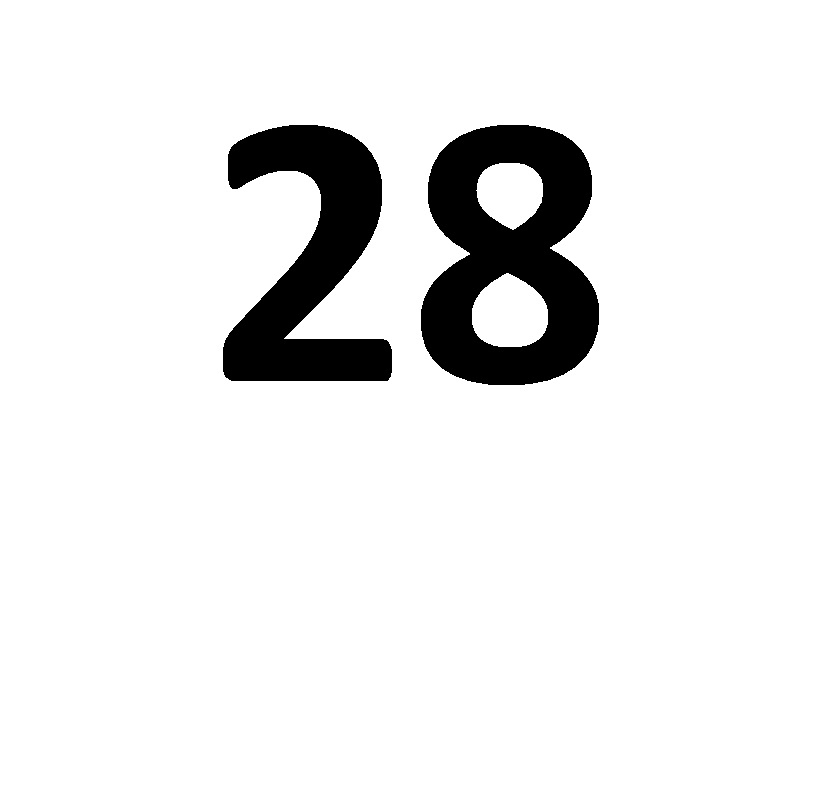
%> input picture TP matlab intelligence artificiel/TP MATLAB/Réseau de Neurone/Réseau de neurone avec traitement d'images/28.JPG, 828 x 789 px
$ octave OCR.m   (GNU Octave 9; MATLAB toolbox functions it lacks are replaced by stand-ins)
%> lines starting %> are read from the running program, lines starting %| are printed output that depends on the picture; in (x1, y1, x2, y2) boxes, pixels count from 0 and x2, y2 are one past the last pixel; in counts of white or black regions, pixels touching at a corner belong together; the program's own positions count from 1
### TP matlab intelligence artificiel/TP MATLAB/Réseau de Neurone/Réseau de neurone avec traitement d'images/lines.m
function [fl re]=lines(im_texto)
% [8 lines of commented-out code are left out]
im_texto=clip(im_texto);
num_filas=size(im_texto,1);
for s=1:num_filas
    if sum(im_texto(s,:))==0
        nm=im_texto(1:s-1, :); % First line matrix
        rm=im_texto(s:end, :);% Remain line matrix
        fl = clip(nm);
        re=clip(rm);
        %*-*-*Uncomment lines below to see the result*-*-*-*-
        %         subplot(2,1,1);imshow(fl);
        %         subplot(2,1,2);imshow(re);
        break
    else
        fl=im_texto;%Only one line.
        re=[ ];
    end
end

function img_out=clip(img_in)
[f c]=find(img_in);
img_out=img_in(min(f):max(f),min(c):max(c));%Crops image

### TP matlab intelligence artificiel/TP MATLAB/Réseau de Neurone/Réseau de neurone avec traitement d'images/OCR.m
% OCR (Optical Character Recognition).
% Author: Ing. Diego Barragán Guerrero
% e-mail: diego@matpic.com
% For more information, visit: www.matpic.com
%________________________________________
% PRINCIPAL PROGRAM
warning off %#ok<WNOFF>
% Clear all
clc, close all, clear all
% Read image
imagen=imread('28.jpg');
%> imagen is the input picture: size 789x828x3 uint8; min 0, max 255, mean 234.3
% Show image
imshow(imagen);
title('INPUT IMAGE WITH NOISE')
% Convert to gray scale
if size(imagen,3)==3 %RGB image
    imagen=rgb2gray(imagen);
%> imagen: size 789x828 uint8
end
% Convert to BW
threshold = graythresh(imagen);
%> threshold = 0.5
imagen =~im2bw(imagen,threshold);
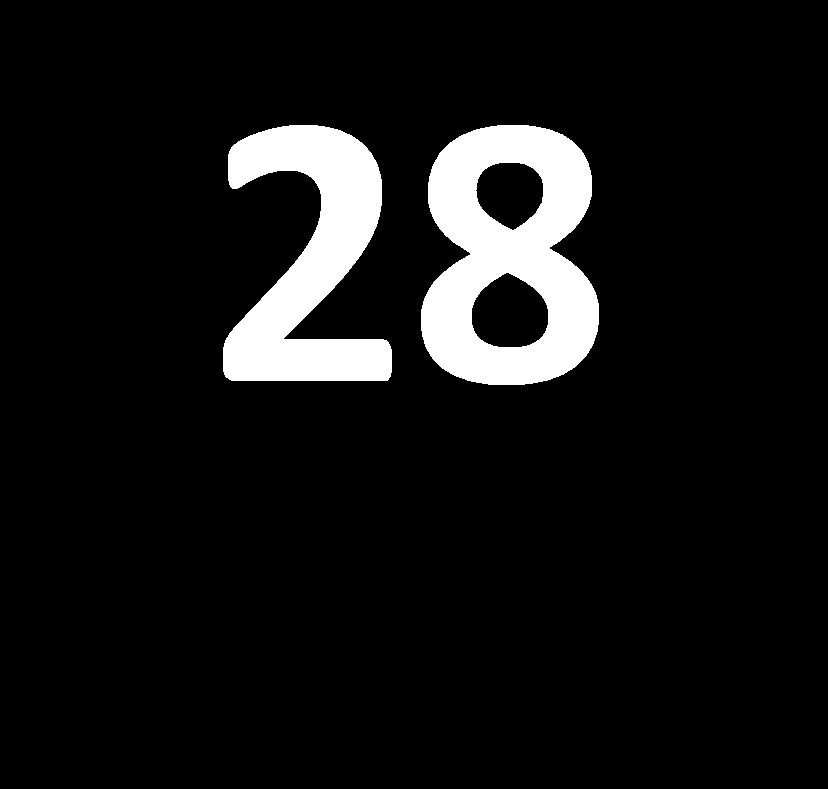
%> imagen: size 789x828 logical; 8.1% white; 2 white regions, box (x1, y1, x2, y2) and area: (421, 125, 599, 385) 29508, (223, 125, 392, 381) 23497
% Remove all object containing fewer than 30 pixels
imagen = bwareaopen(imagen,30);
%Storage matrix word from image
word=[ ];
re=imagen;
% Load templates
load templates
global templates
% Compute the number of letters in template file
num_letras=size(templates,2);
while 1
    %Fcn 'lines' separate lines in text
    [fl re]=lines(re);
    imgn=fl;
    %Uncomment line below to see lines one by one
    %imshow(fl);pause(0.5)
    %-----------------------------------------------------------------
    % Label and count connected components
    [L Ne] = bwlabel(imgn);
    for n=1:Ne
        [r,c] = find(L==n);
        % Extract letter
        n1=imgn(min(r):max(r),min(c):max(c));
        % Resize letter (same size of template)
        img_r=imresize(n1,[42 24]);
        %Uncomment line below to see letters one by one
         %imshow(img_r);pause(0.5)
        %-------------------------------------------------------------------
        % Call fcn to convert image to text
        letter=read_letter(img_r,num_letras);
        % Letter concatenation
        word=[word letter];
    end

    %*When the sentences finish, breaks the loop
    if isempty(re)  %See variable 're' in Fcn 'lines'
        break
    end


end
%> this loop made 1 pass
%> Ne on pass 1: 2
%> pass 1, in clip, `img_out=img_in(min(f):max(f),min(c):max(c));`:
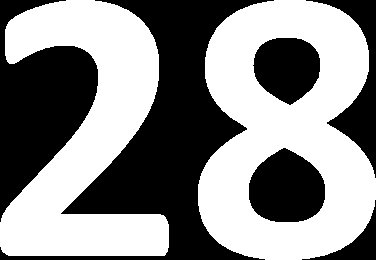
%> img_out: size 260x376 logical; 54.2% white; 6 black regions, box (x1, y1, x2, y2) and area: (0, 0, 274, 260) 21151, (0, 0, 98, 222) 11390, (249, 148, 325, 222) 4303, (306, 0, 376, 178) 3431, (253, 38, 320, 105) 3365, (302, 200, 376, 260) 1115
%> pass 1, `[L Ne] = bwlabel(imgn);`:
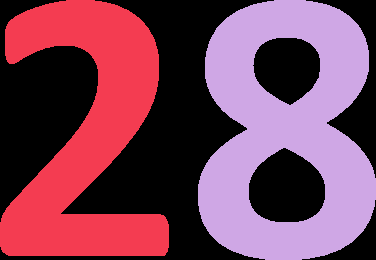
%> L: size 260x376 double; 3 distinct labels, from 0 to 2; one colour per label, 0 black
%> after the loop, word = '28'


%Creation des targets pour l'apprentissage

target1 = [1;0;0;0;0;0;0;0;0;0;0;0;0;0;0;0;0;0;0;0;0;0;0;0;0;0]
target2 = [0;1;0;0;0;0;0;0;0;0;0;0;0;0;0;0;0;0;0;0;0;0;0;0;0;0]
target3 = [0;0;1;0;0;0;0;0;0;0;0;0;0;0;0;0;0;0;0;0;0;0;0;0;0;0]
target4 = [0;0;0;1;0;0;0;0;0;0;0;0;0;0;0;0;0;0;0;0;0;0;0;0;0;0]
target5 = [0;0;0;0;1;0;0;0;0;0;0;0;0;0;0;0;0;0;0;0;0;0;0;0;0;0]
target6 = [0;0;0;0;0;1;0;0;0;0;0;0;0;0;0;0;0;0;0;0;0;0;0;0;0;0]
target7 = [;0;0;0;0;0;1;0;0;0;0;0;0;0;0;0;0;0;0;0;0;0;0;0;0;0]
target8 = [0;0;0;0;0;0;0;1;0;0;0;0;0;0;0;0;0;0;0;0;0;0;0;0;0;0]
target9 = [0;0;0;0;0;0;0;0;1;0;0;0;0;0;0;0;0;0;0;0;0;0;0;0;0;0]
target10 = [0;0;0;0;0;0;0;0;0;1;0;0;0;0;0;0;0;0;0;0;0;0;0;0;0;0]
target11 = [0;0;0;0;0;0;0;0;0;0;1;0;0;0;0;0;0;0;0;0;0;0;0;0;0;0]
target12 = [0;0;0;0;0;0;0;0;0;0;0;1;0;0;0;0;0;0;0;0;0;0;0;0;0;0]
target13 = [0;0;0;0;0;0;0;0;0;0;0;0;1;0;0;0;0;0;0;0;0;0;0;0;0;0]
target14 = [0;0;0;0;0;0;0;0;0;0;0;0;0;1;0;0;0;0;0;0;0;0;0;0;0;0]
target15 = [0;0;0;0;0;0;0;0;0;0;0;0;0;0;1;0;0;0;0;0;0;0;0;0;0;0]
target16 = [0;0;0;0;0;0;0;0;0;0;0;0;0;0;0;1;0;0;0;0;0;0;0;0;0;0]
target17 = [0;0;0;0;0;0;0;0;0;0;0;0;0;0;0;0;1;0;0;0;0;0;0;0;0;0]
target18 = [0;0;0;0;0;0;0;0;0;0;0;0;0;0;0;0;0;1;0;0;0;0;0;0;0;0]
target19 = [0;0;0;0;0;0;0;0;0;0;0;0;0;0;0;0;0;0;1;0;0;0;0;0;0;0]
target20 = [0;0;0;0;0;0;0;0;0;0;0;0;0;0;0;0;0;0;0;1;0;0;0;0;0;0]
target21 = [0;0;0;0;0;0;0;0;0;0;0;0;0;0;0;0;0;0;0;0;1;0;0;0;0;0]
target22 = [0;0;0;0;0;0;0;0;0;0;0;0;0;0;0;0;0;0;0;0;0;1;0;0;0;0]
target23 = [0;0;0;0;0;0;0;0;0;0;0;0;0;0;0;0;0;0;0;0;0;0;1;0;0;0]
target24 = [0;0;0;0;0;0;0;0;0;0;0;0;0;0;0;0;0;0;0;0;0;0;0;1;0;0]
target25 = [0;0;0;0;0;0;0;0;0;0;0;0;0;0;0;0;0;0;0;0;0;0;0;0;1;0]
target26 = [0;0;0;0;0;0;0;0;0;0;0;0;0;0;0;0;0;0;0;0;0;0;0;0;0;1]

%targets = [target1,target2,target3,target4,target5,target6,target7,target8,target9,target10,target11,target12,target13,target14,target15,target16,target17,target18,target19,target20,target21,target22,target23,target24,target25,target26]

%creation de la matrice qui contient tous les matrices taregt
targets = [target1,target2,target3,target4,target5]


%Creation des matrice pour les nombres suivants 18, 28, 38, 48, 58

 x18 = [0 ; 1 ; 1 ; 1 ; 1 ;
        1 ; 1 ; 1 ; 0 ; 1 ;
	    0 ; 1 ; 1 ; 1 ; 1 ;
	    0 ; 1 ; 1 ; 0 ; 1 ;
	    0 ; 1 ; 1 ; 1 ; 1 ;
	   ]


 x28 = [1 ; 1 ; 1 ; 1 ; 1 ;
        0 ; 1 ; 1 ; 0 ; 1 ;
	    1 ; 1 ; 1 ; 1 ; 1 ;
	    1 ; 0 ; 1 ; 0 ; 1 ;
	    1 ; 1 ; 1 ; 1 ; 1 ;
	   ]

 x38 = [1 ; 1 ; 1 ; 1 ; 1 ;
        0 ; 1 ; 1 ; 0 ; 1 ;
	    1 ; 1 ; 1 ; 1 ; 1 ;
	    0 ; 1 ; 1 ; 0 ; 1 ;
	    1 ; 1 ; 1 ; 1 ; 1 ;
	   ]


 x48 = [1 ; 0 ; 1 ; 1 ; 1 ;
        1 ; 0 ; 1 ; 0 ; 1 ;
	    1 ; 1 ; 1 ; 1 ; 1 ;
	    1 ; 1 ; 1 ; 0 ; 1 ;
	    0 ; 1 ; 1 ; 1 ; 1 ;
	   ]

 x58 = [1 ; 1 ; 1 ; 1 ; 1 ;
        1 ; 0 ; 1 ; 0 ; 1 ;
	    1 ; 1 ; 1 ; 1 ; 1 ;
	    0 ; 1 ; 1 ; 0 ; 1 ;
	    1 ; 1 ; 1 ; 1 ; 1 ;
	   ]


%Creation de la matrice mère qui contient toutes les matrices des nombre qu'on a créé
numbers = [x18,x28,x38,x48,x58]

P=numbers;
numImg = word;
%> numImg = '28'

if numImg == '18'
%Afficher la figure du nombre 18
i=1;
noisy = P(:,i);
figure,plotchar(noisy);
disp('c est  le  caractère N°'),i
end

if numImg == '28'
%Afficher la figure du nombre 18
i=2;
noisy = P(:,i);
figure,plotchar(noisy);
%> (this line was passed over: plotchar is not available in this run)
disp('c est  le  caractère N°'),i
end

if numImg == '38'
%Afficher la figure du nombre 18
i=3;
noisy = P(:,i);
figure,plotchar(noisy);
disp('c est  le  caractère N°'),i
end

if numImg == '48'

  %Afficher la figure du nombre 18
  i=4;
  noisy = P(:,i);
  figure,plotchar(noisy);
  disp('c est  le  caractère N°'),i
end

if numImg == '58'
%Afficher la figure du nombre 18
i=5;
noisy = P(:,i);
figure,plotchar(noisy);
disp('c est  le  caractère N°'),i
end


%Déclaration du NEURAL NET
[R,Q] = size(numbers);
[S2,Q] = size(targets);
%    DEFINING THE NETWORK
%    ====================
%    The number recognition network will have 25 TANSIG
%    neurons in its hidden layer.
S1 = 10;
%> (the run ends here)
